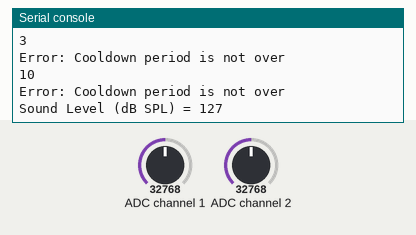
The program below on a simulated Raspberry Pi Pico running MicroPython. Parts: the last lines printed to the serial console. The inputs (shaded band) are chosen by the test bench; at power-on: ADC channel 2 = 32768, ADC channel 1 = 32768 (analog values on the 0–65535 scale).

Above: at 11.2 s.
11.3 s: ADC channel 2 set to 45874
At 12.4 s:
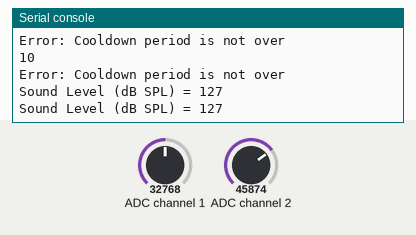
12.9 s: ADC channel 2 set to 57670
At 15.2 s:
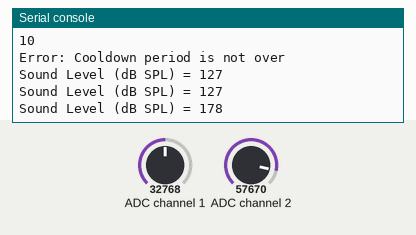
Timing chart, 0 to 16.7 s (numbered marks = the images above; inputs shaded):
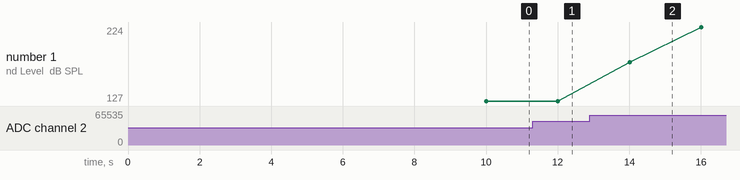

The program:

dbmeter.py
```python
import machine
import utime
import urequests
import sys
import ujson

class DBMeter():

###############################################
    # Constants
    # I2C address
    PCBARTISTS_DBM = 0x48

    # Registers
    I2C_REG_VERSION		= 0x00
    I2C_REG_ID3			= 0x01
    I2C_REG_ID2			= 0x02
    I2C_REG_ID1			= 0x03
    I2C_REG_ID0			= 0x04
    I2C_REG_SCRATCH		= 0x05
    I2C_REG_CONTROL		= 0x06
    I2C_REG_TAVG_HIGH	= 0x07
    I2C_REG_TAVG_LOW	= 0x08
    I2C_REG_RESET		= 0x09
    I2C_REG_DECIBEL		= 0x0A
    I2C_REG_MIN			= 0x0B
    I2C_REG_MAX			= 0x0C
    I2C_REG_THR_MIN     = 0x0D
    I2C_REG_THR_MAX     = 0x0E
    I2C_REG_HISTORY_0	= 0x14
    I2C_REG_HISTORY_99	= 0x77

    # Notifications
    LAST_NOTIFICATION = 0 #
    NOTIFICATION_COOLDOWN = 90 # seconds

###############################################

    def __init__(self):
        # Initialize I2C with pins
        # Using I2C1 bus with GP2 (SDA) and GP3 (SCL)
        self.i2c = machine.I2C(1,
                        scl=machine.Pin(3),
                        sda=machine.Pin(2),
                        freq=100000)

    ###############################################
    # Functions

    def reg_write(self, addr, reg, data):
        """
        Write bytes to the specified register.
        """

        # Construct message
        msg = bytearray()
        msg.append(data)

        # Write out message to register
        self.i2c.writeto_mem(addr, reg, msg)

    def reg_read(self, addr, reg, nbytes=1):
        """
        Read byte(s) from specified register. If nbytes > 1, read from consecutive
        registers.
        """

        # Check to make sure caller is asking for 1 or more bytes
        if nbytes < 1:
            return bytearray()

        # Request data from specified register(s) over I2C
        data = self.i2c.readfrom_mem(addr, reg, nbytes)

        return data

    @property
    def current_decibel(self):
        """
        Read the current sound level in decibels (dB SPL) from the meter.

        :return: Current sound level as integer
        """
        try:
            data = self.reg_read(self.PCBARTISTS_DBM, self.I2C_REG_DECIBEL)
            self._decibel_value = int.from_bytes(data, "big")
            return self._decibel_value
        except Exception as e:
            print(f"DBMeter Error - Failed to read I2C register: {type(e).__name__}: {e}")
            return 0

    @property
    def notification_cooldown(self):
        """
        Docstring for notification_cooldown

        :param self: Description

        :return: Whether cooldown since last notification is over
        """
        time_since_last_cooldown = round( (utime.ticks_diff(utime.ticks_ms(),self.LAST_NOTIFICATION)) / 1000 ) # seconds
        print(time_since_last_cooldown)
        return time_since_last_cooldown > self.NOTIFICATION_COOLDOWN


    def notify(self,body = None, title = None):
        """
        data = f"You are being too loud: {self._decibel_value}db".encode("utf-8")
        headers = {
            "Title": "Shhhhhh....",
            "Priority": "urgent",
            "Tags": "warning,loudspeaker"
        }
        print("Alerting user of noise disturbance.")
        urequests.post("https://ntfy.oss.house/volume_alerts", data=data, headers=headers)
        """
        try:
            assert self.notification_cooldown, "Cooldown period is not over"
            response = urequests.post(
                url="http://ntfy.oss.house/push",
                headers={
                    "Content-Type": "application/json; charset=utf-8",
                },
                data=ujson.dumps({
                    "body": body or f"You are being too loud: {self._decibel_value}db",
                    "device_key": "47ms9y4nmKRTkKodctcWdR",
                    "title": title or "Noise Alert",
                    # "sound": "minuet",
                    "badge": 1,
                    "icon": "https://cdn-icons-png.flaticon.com/512/1320/1320548.png", # Red Siren Light
                    "group": "noise-alert",
                    # "url": "https://mritd.com"
                })
            )
            self.LAST_NOTIFICATION = utime.ticks_ms()
            print('Response HTTP Status Code: {status_code}'.format(
                status_code=response.status_code))
            print('Response HTTP Response Body: {content}'.format(
                content=response.content))
        except OSError as e:
            print(f'HTTP Request failed: {e}')
        except AssertionError as e:
            print(f"Error: {e}")

###############################################
# Main
if __name__=="__main__":
    db_meter = DBMeter()

    # Read device ID to make sure that we can communicate with the ADXL343
    data = db_meter.reg_read(db_meter.PCBARTISTS_DBM, db_meter.I2C_REG_VERSION)
    print("dbMeter VERSION = 0x{:02x}".format(int.from_bytes(data, "big")))

    data = db_meter.reg_read(db_meter.PCBARTISTS_DBM, db_meter.I2C_REG_ID3, 4)
    print("Unique ID: 0x{:02x} ".format(int.from_bytes(data, "big")))

    db_meter.notify(body=f"Testing Meter {db_meter.current_decibel}db")

    utime.sleep(3)

    db_meter.notify(body=f"Testing Meter {db_meter.current_decibel}db")

    utime.sleep(7)

    db_meter.notify(body=f"Testing Meter {db_meter.current_decibel}db")

    while True:
        sound_level = db_meter.current_decibel
        print("Sound Level (dB SPL) = {:02d}".format(sound_level))
        utime.sleep (2)
    sys.exit()
```

Measured:
- plotted number 1: 127 → 224 after the input at 12.9 s
